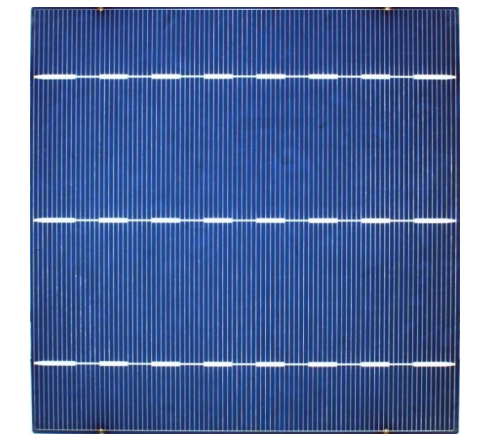
#> input picture PyProjects/cvpy/Retry20230324/2.png, 491 x 441 px, found by its file name
$ python test2.py
#> lines starting #> are read from the running program, lines starting #| are printed output that depends on the picture; after the words box and inside, x2 and y2 are one past the last pixel; in counts of white or black regions, pixels touching at a corner belong together
import cv2
import numpy as np

# 读取原图像
img1 = cv2.imread("./2.png")
#> img1 is the input picture: shape (441, 491, 3); mean B, G, R 162.4, 112.5, 89.5
cv2.imshow("img1", img1)
# 将原图像转化成灰度图像
gray = cv2.cvtColor(img1, cv2.COLOR_BGR2GRAY)
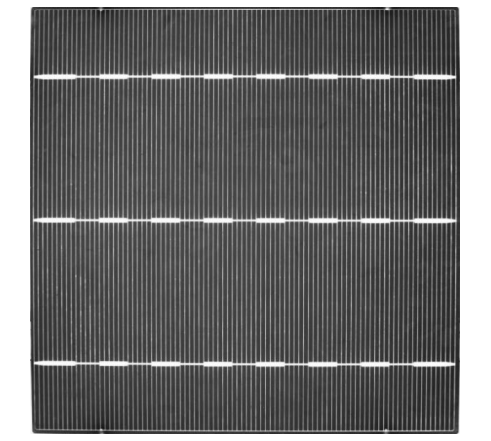
#> gray: shape (441, 491); min 22, max 255, mean 111.3
# cv2.imshow("灰度图", gray)
# 将灰度图阈值处理转成二值图像
ret, binary = cv2.threshold(gray, 127, 255, cv2.THRESH_BINARY_INV)
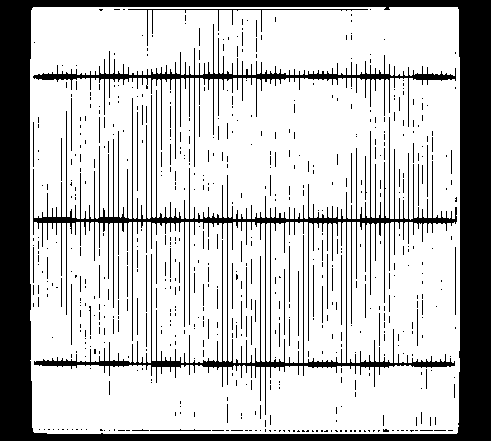
#> binary: shape (441, 491); 75.7% white; 622 black regions (558 under 20 px)
# cv2.imshow("img2", binary)
contours, hierarchy = cv2.findContours(binary, cv2.RETR_EXTERNAL, cv2.CHAIN_APPROX_SIMPLE)
#> contours = 1 contour; box (x1, y1, x2, y2) and area: (30, 7, 460, 434) 182343
mask = np.zeros(img1.shape, np.uint8)
mask = cv2.drawContours(mask, contours, -1, (255, 255, 255), -1)
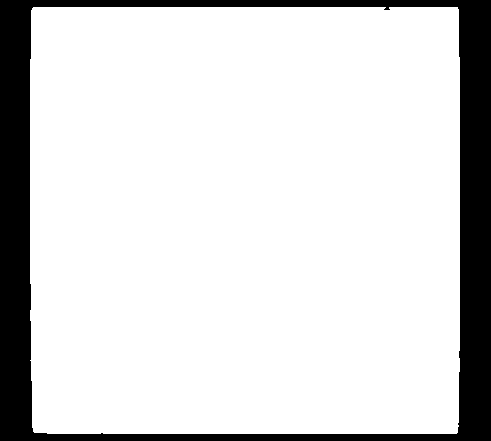
#> mask: shape (441, 491, 3); 84.6% white; 1 black region, box (x1, y1, x2, y2) and area: (0, 0, 491, 441) 33335
cv2.imshow("img2", mask)
cv2.waitKey(0)

$ run again, with PyProjects/cvpy/Retry20230324/3.png copied over PyProjects/cvpy/Retry20230324/2.png
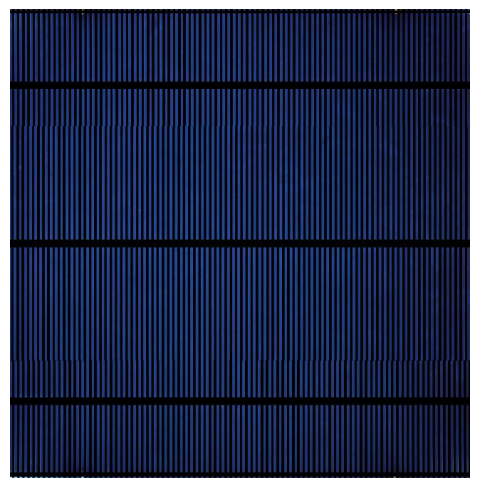
#> input picture PyProjects/cvpy/Retry20230324/3.png, 495 x 487 px, found by its file name
#> img1 is the input picture: shape (487, 495, 3); mean B, G, R 83.5, 53.3, 42.9
#> `gray = cv2.cvtColor(img1, cv2.COLOR_BGR2GRAY)`:
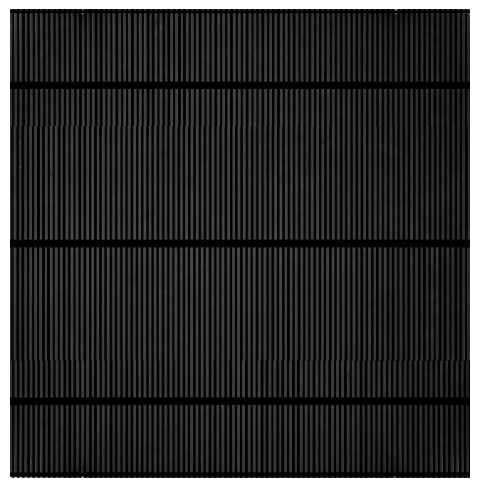
#> gray: shape (487, 495); min 0, max 255, mean 53.6
#> `ret, binary = cv2.threshold(gray, 127, 255, cv2.THRESH_BINARY_INV)`:
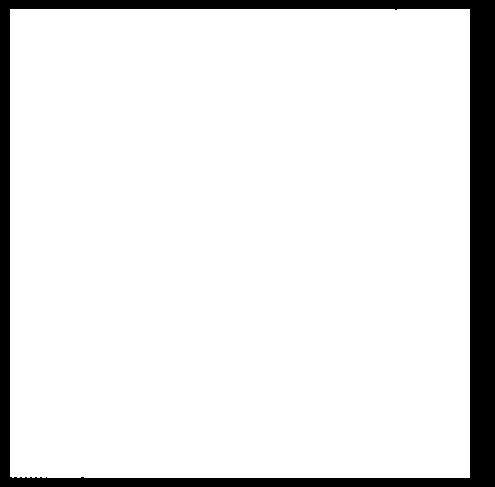
#> binary: shape (487, 495); 89.5% white; 1 black region
#> contours = 1 contour; box (x1, y1, x2, y2) and area: (10, 9, 470, 478) 214792
#> mask: shape (487, 495, 3); 89.5% white; 1 black region, box (x1, y1, x2, y2) and area: (0, 0, 495, 487) 25346

$ run again, with PyProjects/cvpy/Retry20230324/38.png copied over PyProjects/cvpy/Retry20230324/2.png
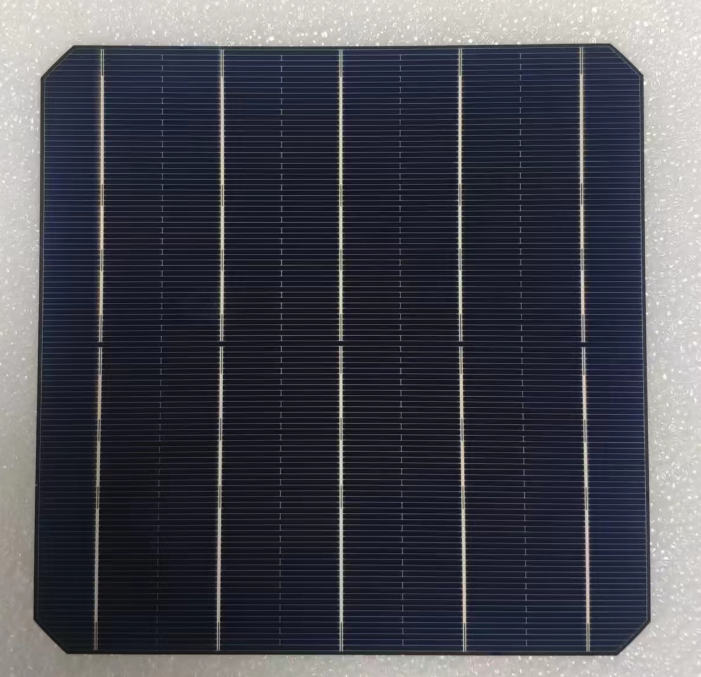
#> input picture PyProjects/cvpy/Retry20230324/38.png, 701 x 677 px, found by its file name
#> img1 is the input picture: shape (677, 701, 3); mean B, G, R 82.1, 73.5, 72.6
#> `ret, binary = cv2.threshold(gray, 127, 255, cv2.THRESH_BINARY_INV)`:
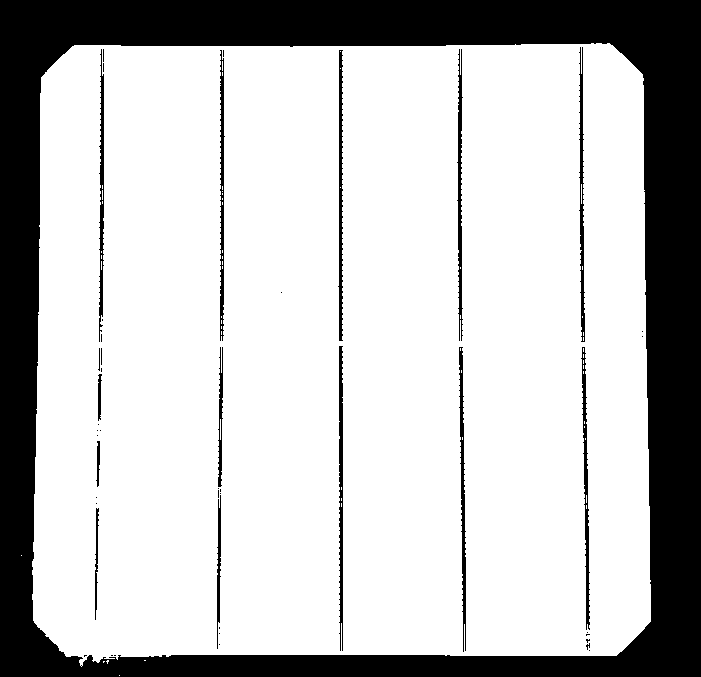
#> binary: shape (677, 701); 76.1% white; 46 black regions (31 under 20 px)
#> contours = 6 contours, 5 with area under 20; largest, box (x1, y1, x2, y2) and area: (32, 43, 651, 667) 368962
#> `mask = cv2.drawContours(mask, contours, -1, (255, 255, 255), -1)`:
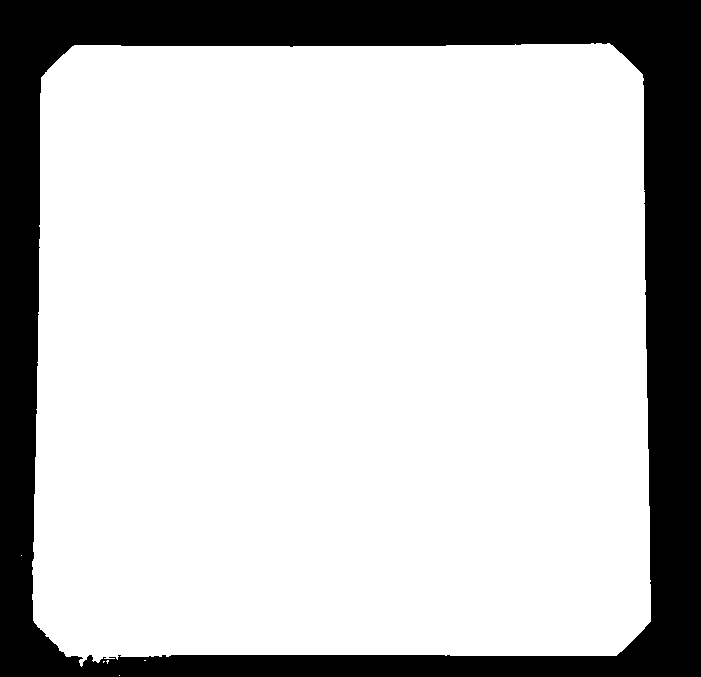
#> mask: shape (677, 701, 3); 78% white; 1 black region, box (x1, y1, x2, y2) and area: (0, 0, 701, 677) 104415

$ run again, with PyProjects/cvpy/Retry20230324/durkblue.png copied over PyProjects/cvpy/Retry20230324/2.png
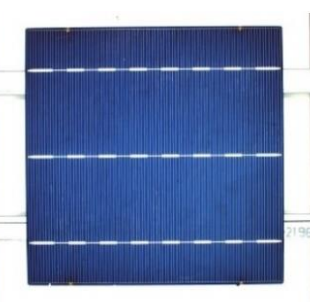
#> input picture PyProjects/cvpy/Retry20230324/durkblue.png, 310 x 302 px, found by its file name
#> img1 is the input picture: shape (302, 310, 3); mean B, G, R 171.6, 128.8, 110.6
#> `ret, binary = cv2.threshold(gray, 127, 255, cv2.THRESH_BINARY_INV)`:
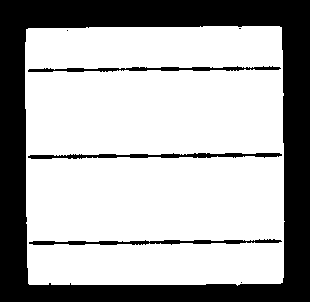
#> binary: shape (302, 310); 68.3% white; 7 black regions (3 under 20 px)
#> contours = 1 contour; box (x1, y1, x2, y2) and area: (25, 26, 285, 286) 65824
#> `mask = cv2.drawContours(mask, contours, -1, (255, 255, 255), -1)`:
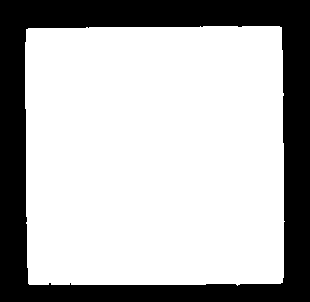
#> mask: shape (302, 310, 3); 70.9% white; 1 black region, box (x1, y1, x2, y2) and area: (0, 0, 310, 302) 27284
